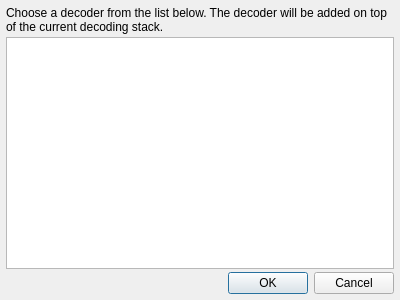
<?xml version="1.0" encoding="UTF-8"?>
<ui version="4.0">
 <class>DecoderDialog</class>
 <widget class="QDialog" name="DecoderDialog">
  <property name="geometry">
   <rect>
    <x>0</x>
    <y>0</y>
    <width>400</width>
    <height>300</height>
   </rect>
  </property>
  <property name="windowTitle">
   <string>Add decoder</string>
  </property>
  <layout class="QGridLayout" name="gridLayout">
   <property name="leftMargin">
    <number>6</number>
   </property>
   <property name="topMargin">
    <number>6</number>
   </property>
   <property name="rightMargin">
    <number>6</number>
   </property>
   <property name="bottomMargin">
    <number>6</number>
   </property>
   <property name="spacing">
    <number>3</number>
   </property>
   <item row="1" column="0">
    <widget class="QListWidget" name="decoderList">
     <property name="viewMode">
      <enum>QListView::ListMode</enum>
     </property>
    </widget>
   </item>
   <item row="2" column="0">
    <widget class="QDialogButtonBox" name="buttonBox">
     <property name="orientation">
      <enum>Qt::Horizontal</enum>
     </property>
     <property name="standardButtons">
      <set>QDialogButtonBox::Cancel|QDialogButtonBox::Ok</set>
     </property>
    </widget>
   </item>
   <item row="0" column="0">
    <widget class="QLabel" name="label">
     <property name="text">
      <string>Choose a decoder from the list below. The decoder will be added on top of the current decoding stack.</string>
     </property>
     <property name="wordWrap">
      <bool>true</bool>
     </property>
    </widget>
   </item>
  </layout>
 </widget>
 <resources/>
 <connections>
  <connection>
   <sender>buttonBox</sender>
   <signal>accepted()</signal>
   <receiver>DecoderDialog</receiver>
   <slot>accept()</slot>
   <hints>
    <hint type="sourcelabel">
     <x>248</x>
     <y>254</y>
    </hint>
    <hint type="destinationlabel">
     <x>157</x>
     <y>274</y>
    </hint>
   </hints>
  </connection>
  <connection>
   <sender>buttonBox</sender>
   <signal>rejected()</signal>
   <receiver>DecoderDialog</receiver>
   <slot>reject()</slot>
   <hints>
    <hint type="sourcelabel">
     <x>316</x>
     <y>260</y>
    </hint>
    <hint type="destinationlabel">
     <x>286</x>
     <y>274</y>
    </hint>
   </hints>
  </connection>
 </connections>
</ui>
